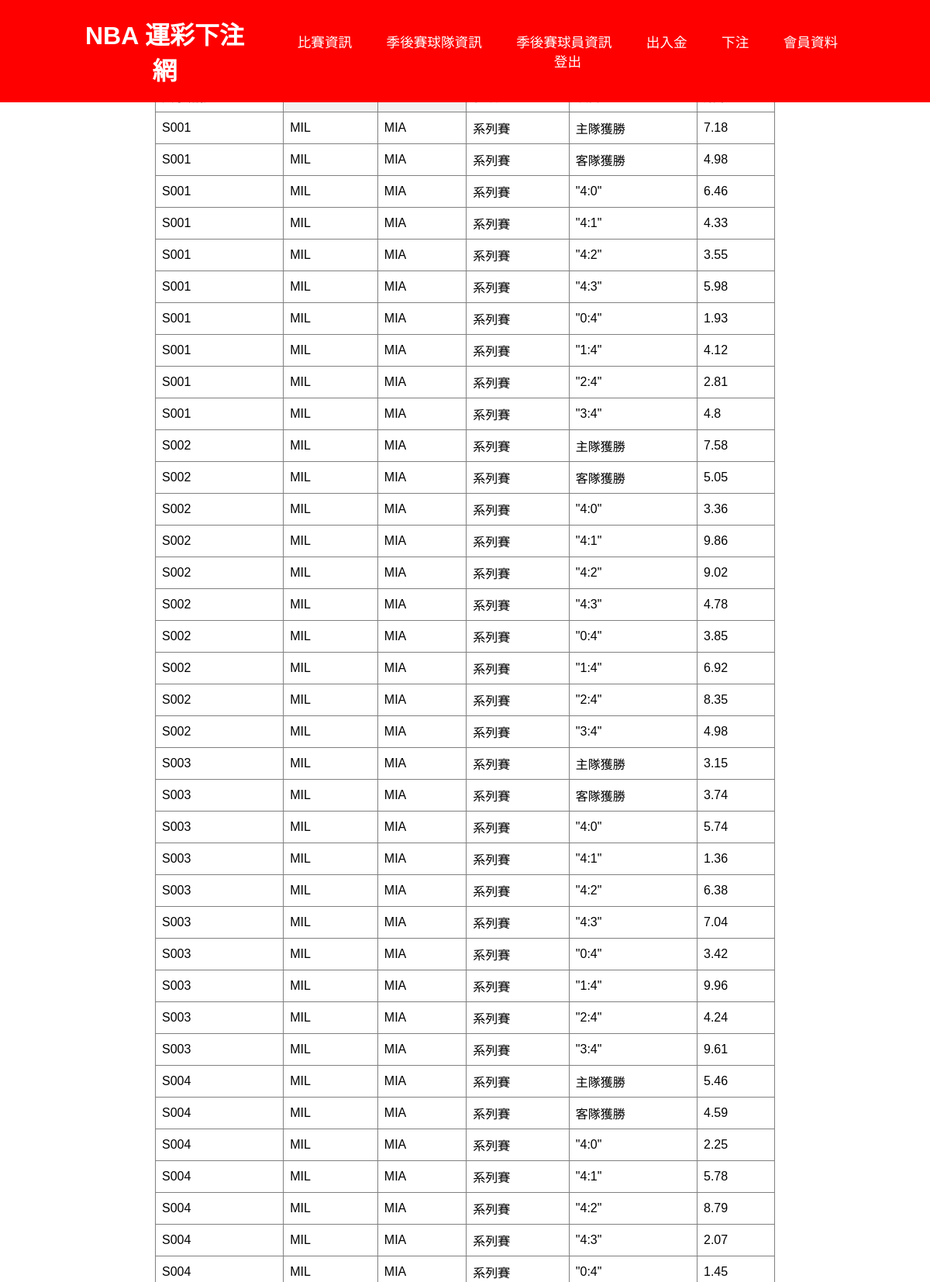
The app's page /bet2 (upper part) with its own data.
### tables this page shows
CREATE TABLE "bet" (
	"matchId"	TEXT,
	"gametype"	TEXT,
	"gamble"	TEXT,
	"line"	REAL,
	PRIMARY KEY("matchId","gamble"),
	FOREIGN KEY("matchId") REFERENCES "match_info"("matchId")
);

CREATE TABLE "match_info" (
	"matchId"	TEXT,
	"home"	TEXT,
	"away"	TEXT,
	"date"	date,
	"賽事種類"	TEXT DEFAULT 系列賽,
	FOREIGN KEY("away") REFERENCES "NBA_playoff_teams"("球隊縮寫"),
	FOREIGN KEY("home") REFERENCES "NBA_playoff_teams"("球隊縮寫"),
	PRIMARY KEY("matchId")
);

### app.py (the view)
@app.route("/bet2")
def bet2():
    con = sqlite3.connect("Gamble.db")
    con.row_factory = sqlite3.Row
    cur = con.cursor()
    date = "2023-04-15"
    cur.execute(
        "SELECT bet.matchId,match_info.home,match_info.away,bet.gametype,bet.gamble,bet.line FROM bet,match_info where match_info.matchId=bet.matchId and gametype = '系列賽' and date > DATE('2023-04-15') and date = (SELECT date FROM match_info WHERE date > DATE('2023-04-15') Order By date asc);"
    )
    rows = cur.fetchall()
    con.close()
    return render_template("bet2.html", rows=rows)

### app.py (called while the page is built)
@login_manager.request_loader
def request_loader(userpig):
    user = User(userpig)
    return user

### templates/bet2.html (shortened to what this page needs)
<!DOCTYPE html>
<html>
<head>
    <link rel="stylesheet" href="{{ url_for('static',filename='styles_index.css') }}">
</head>
<body class="right_body">
    <header>
        <h2 class="logo">NBA 運彩下注網
        </h2>
        <nav class="navigation">
            <a href="/view">比賽資訊</a>
            <a href="/team">季後賽球隊資訊</a>
            <a href="/player">季後賽球員資訊</a>
            <a href="/money_in_out">出入金</a>
            <a href="/bet_index">下注</a>
            <a href="/member_infor">會員資料</a>
            <a href="/logout">登出</a>
        </nav>
    </header>
    <h3>系列賽</h3><br>
    <table border=1>
        <thead>
            <td>賽事編號</td>
            <th>home</th>
            <th>away</th>
            <td>種類</td>
            <td>項目</td>
            <td>賠率</td>
        </thead>
        {% for row in rows %}
            <tr>
                <td>{{row["matchId"]}}</td>
                <td>{{row["home"]}}</td>
                <td>{{row["away"]}}</td>
                <td>{{row["gametype"]}}</td>
                <td>{{row["gamble"]}}</td>
                <td>{{row["line"]}}</td>
            </tr>
        {% endfor %}
    </table>
    <body class="center_body">
    </body>
<!DOCTYPE html>
<html>
<head>
    <link rel="stylesheet" href="{{ url_for('static',filename='styles_index.css') }}">
</head>
<body class="right_body">
    <header>
        <h2 class="logo">NBA 運彩下注網
        </h2>
        <nav class="navigation">
            <a href="/view">比賽資訊</a>
            <a href="/team">季後賽球隊資訊</a>
            <a href="/player">季後賽球員資訊</a>
            <a href="/money_in_out">出入金</a>
            <a href="/bet_index">下注</a>
            <a href="/member_infor">會員資料</a>
            <a href="/logout">登出</a>
        </nav>
    </header>
    <h3>系列賽</h3><br>
    <body class="center_body">
    </body>
</html>

### static/styles_index.css (style rules this page uses)
* { margin: 0; padding: 0; box-sizing: border-box; font-family: 'Poppins', sans-serif; }
table { width:100% ; }
header { position: fixed; top: 0; left: 0; width: 100%; padding: 20px 100px; background: red; display: flex; justify-content: space-between; align-items: center; z-index: 99; }
.logo { font-size: 2em; color: #fff; user-select: none; }
.navigation a { position:relative; font-size: 1.1em; color:#fff; text-decoration: none; font-weight: 50; margin-left: 40px; }
.navigation a::after { content: ''; position: absolute; left: 0; bottom: -6px; width: 100%; height: 3px; background: #fff; border-radius: 5px; transform: scaleX(0); transition: transform .5s; }

### templates/bet2.html (style rules this page uses)
body { text-align: center; }
table { margin: 40px auto; border-collapse: collapse; width: 80%; max-width: 800px; }
th, td { padding: 8px; text-align: left; }
th { background-color: #f2f2f2; }

### records on screen
bet: matchId "S001", home "MIL", away "MIA", gametype "系列賽", gamble "主隊獲勝", line "7.18"
bet: matchId "S001", home "MIL", away "MIA", gametype "系列賽", gamble "客隊獲勝", line "4.98"
bet: matchId "S001", home "MIL", away "MIA", gametype "系列賽", gamble "\"4:0\"", line "6.46"
bet: matchId "S001", home "MIL", away "MIA", gametype "系列賽", gamble "\"4:1\"", line "4.33"
bet: matchId "S001", home "MIL", away "MIA", gametype "系列賽", gamble "\"4:2\"", line "3.55"
bet: matchId "S001", home "MIL", away "MIA", gametype "系列賽", gamble "\"4:3\"", line "5.98"
bet: matchId "S001", home "MIL", away "MIA", gametype "系列賽", gamble "\"0:4\"", line "1.93"
bet: matchId "S001", home "MIL", away "MIA", gametype "系列賽", gamble "\"1:4\"", line "4.12"
bet: matchId "S001", home "MIL", away "MIA", gametype "系列賽", gamble "\"2:4\"", line "2.81"
bet: matchId "S001", home "MIL", away "MIA", gametype "系列賽", gamble "\"3:4\"", line "4.8"
bet: matchId "S002", home "MIL", away "MIA", gametype "系列賽", gamble "主隊獲勝", line "7.58"
bet: matchId "S002", home "MIL", away "MIA", gametype "系列賽", gamble "客隊獲勝", line "5.05"
bet: matchId "S002", home "MIL", away "MIA", gametype "系列賽", gamble "\"4:0\"", line "3.36"
bet: matchId "S002", home "MIL", away "MIA", gametype "系列賽", gamble "\"4:1\"", line "9.86"
bet: matchId "S002", home "MIL", away "MIA", gametype "系列賽", gamble "\"4:2\"", line "9.02"
bet: matchId "S002", home "MIL", away "MIA", gametype "系列賽", gamble "\"4:3\"", line "4.78"
bet: matchId "S002", home "MIL", away "MIA", gametype "系列賽", gamble "\"0:4\"", line "3.85"
bet: matchId "S002", home "MIL", away "MIA", gametype "系列賽", gamble "\"1:4\"", line "6.92"
bet: matchId "S002", home "MIL", away "MIA", gametype "系列賽", gamble "\"2:4\"", line "8.35"
bet: matchId "S002", home "MIL", away "MIA", gametype "系列賽", gamble "\"3:4\"", line "4.98"
bet: matchId "S003", home "MIL", away "MIA", gametype "系列賽", gamble "主隊獲勝", line "3.15"
bet: matchId "S003", home "MIL", away "MIA", gametype "系列賽", gamble "客隊獲勝", line "3.74"
bet: matchId "S003", home "MIL", away "MIA", gametype "系列賽", gamble "\"4:0\"", line "5.74"
bet: matchId "S003", home "MIL", away "MIA", gametype "系列賽", gamble "\"4:1\"", line "1.36"
bet: matchId "S003", home "MIL", away "MIA", gametype "系列賽", gamble "\"4:2\"", line "6.38"
bet: matchId "S003", home "MIL", away "MIA", gametype "系列賽", gamble "\"4:3\"", line "7.04"
bet: matchId "S003", home "MIL", away "MIA", gametype "系列賽", gamble "\"0:4\"", line "3.42"
bet: matchId "S003", home "MIL", away "MIA", gametype "系列賽", gamble "\"1:4\"", line "9.96"
bet: matchId "S003", home "MIL", away "MIA", gametype "系列賽", gamble "\"2:4\"", line "4.24"
bet: matchId "S003", home "MIL", away "MIA", gametype "系列賽", gamble "\"3:4\"", line "9.61"
bet: matchId "S004", home "MIL", away "MIA", gametype "系列賽", gamble "主隊獲勝", line "5.46"
bet: matchId "S004", home "MIL", away "MIA", gametype "系列賽", gamble "客隊獲勝", line "4.59"
bet: matchId "S004", home "MIL", away "MIA", gametype "系列賽", gamble "\"4:0\"", line "2.25"
bet: matchId "S004", home "MIL", away "MIA", gametype "系列賽", gamble "\"4:1\"", line "5.78"
bet: matchId "S004", home "MIL", away "MIA", gametype "系列賽", gamble "\"4:2\"", line "8.79"
bet: matchId "S004", home "MIL", away "MIA", gametype "系列賽", gamble "\"4:3\"", line "2.07"
bet: matchId "S004", home "MIL", away "MIA", gametype "系列賽", gamble "\"0:4\"", line "1.45"
